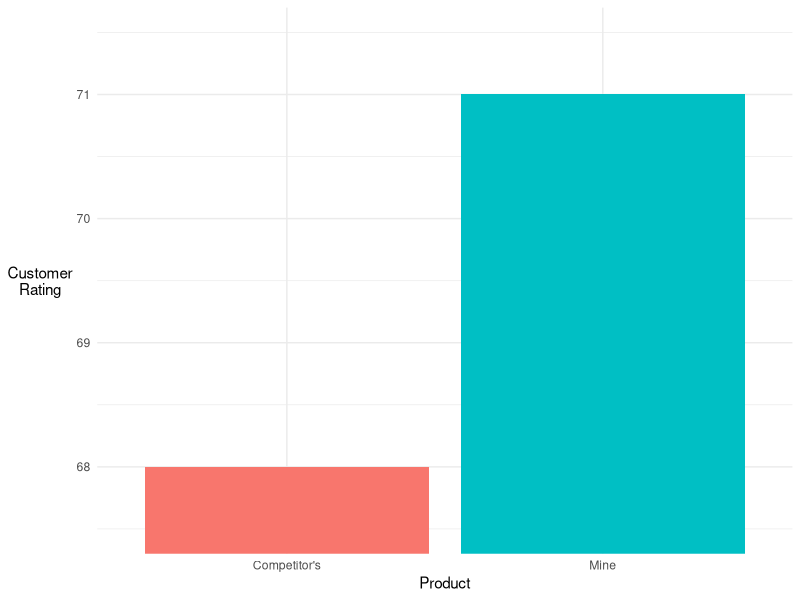
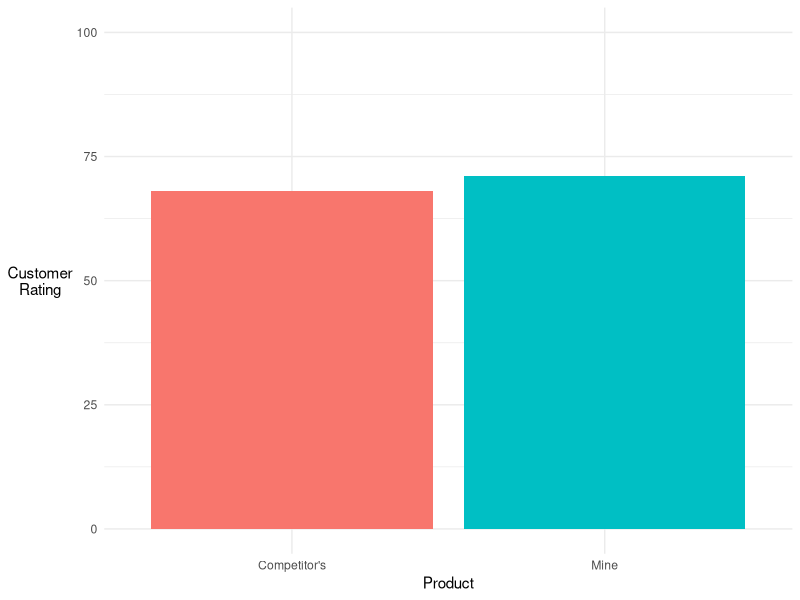
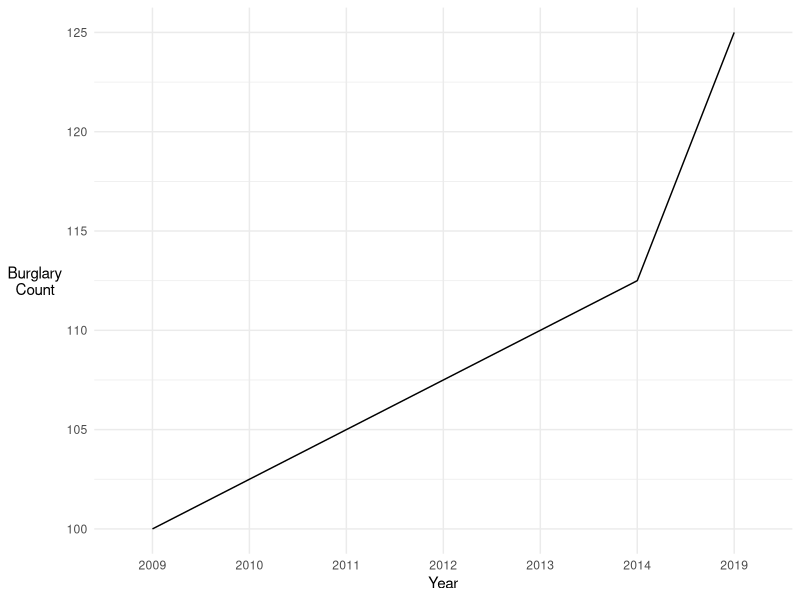
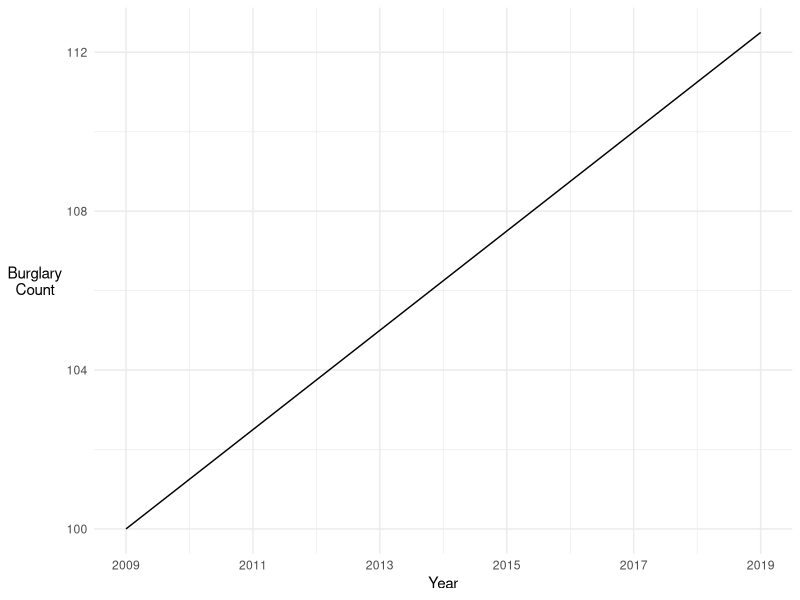
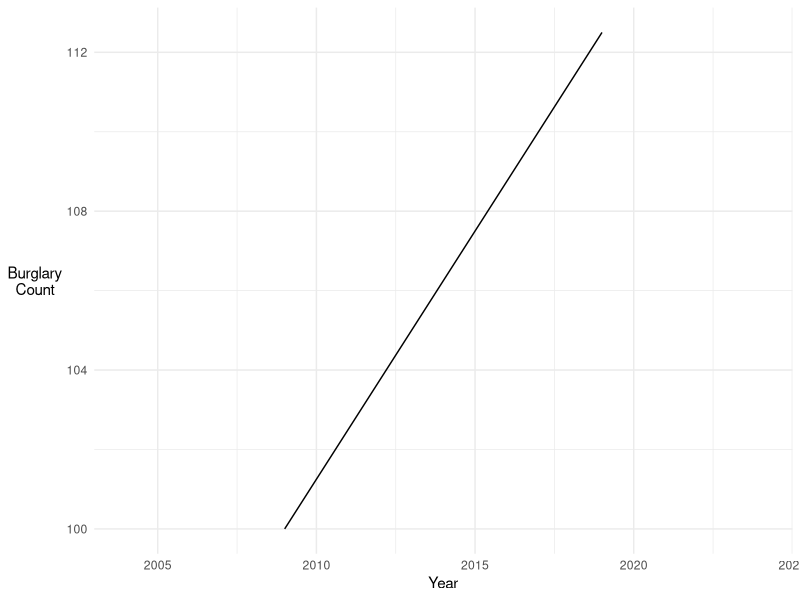
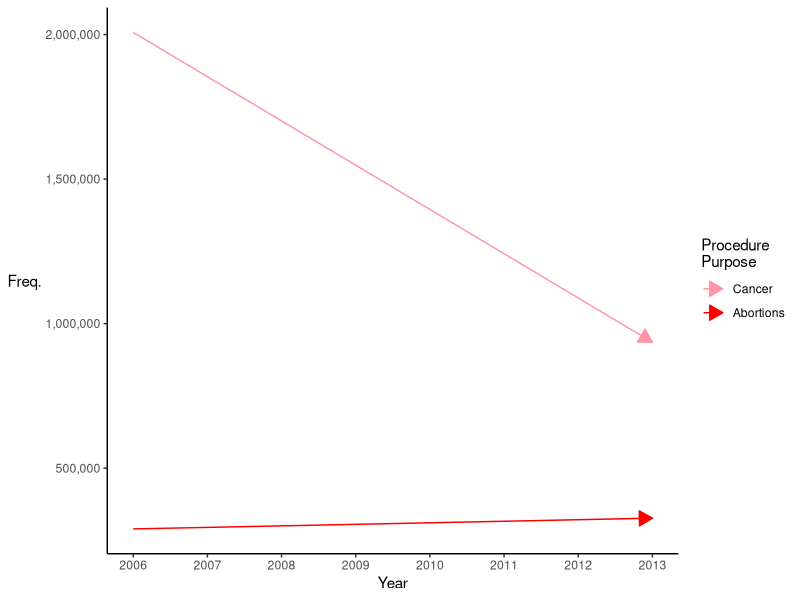

Recreate these plots in R, in order.
## ---- chunk 1
knitr::opts_chunk$set(echo = TRUE, fig.align = "center")

# Packages
library(tidyverse)
library(reshape2)

# Data
product_ratings <- tibble(Product = c("Mine", "Competitor's"),
                          mean_rating = c(71, 68))
## ---- chunk 2
# Too high to count that high
2^34
## ---- chunk 3
# Bar chart with truncated y-axis
ggplot(product_ratings, aes(x = Product, y = mean_rating, fill = Product)) +
  geom_col() +
  scale_fill_discrete(guide = "none") +
  scale_y_continuous("Customer\nRating") +
  coord_cartesian(ylim = c(67.5, 71.5)) +
  theme_minimal() +
  theme(axis.title.y = element_text(angle = 0, vjust = 0.5))
## ---- chunk 4
# Bar chart with truncated y-axis
ggplot(product_ratings, aes(x = Product, y = mean_rating, fill = Product)) +
  geom_col() +
  scale_fill_discrete(guide = "none") +
  scale_y_continuous("Customer\nRating", limits = c(0, 100)) +
  theme_minimal() +
  theme(axis.title.y = element_text(angle = 0, vjust = 0.5))
## ---- chunk 5
tibble(Year = c("2009", "2010", "2011", "2012", "2013", "2014", "2019"),
       burglary_count = c(100, 102.5, 105, 107.5, 110, 112.5, 125)) %>%
  ggplot(aes(x = Year, y = burglary_count)) +
  geom_line(group = 1) +
  scale_y_continuous("Burglary\nCount") +
  theme_minimal() +
  theme(axis.title.y = element_text(angle = 0, vjust = 0.5))
## ---- chunk 6
tibble(Year = c(2009:2019), burglary_count = c(seq(100, 112.5, 1.25))) %>%
  ggplot(aes(x = Year, y = burglary_count)) +
  geom_line(group = 1) +
  scale_y_continuous("Burglary\nCount") +
  scale_x_continuous(breaks = c(2009, 2011, 2013, 2015, 2017, 2019)) +
  theme_minimal() +
  theme(axis.title.y = element_text(angle = 0, vjust = 0.5))
## ---- chunk 7
tibble(Year = c(2009:2019), burglary_count = c(seq(100, 112.5, 1.25))) %>%
  ggplot(aes(x = Year, y = burglary_count)) +
  geom_line(group = 1) +
  scale_y_continuous("Burglary\nCount") +
  coord_cartesian(xlim = c(2004, 2024)) +
  theme_minimal() +
  theme(axis.title.y = element_text(angle = 0, vjust = 0.5))
## ---- chunk 8
tibble(Year = c(2006, 2013), 
       Cancer = c(2007371, 935573), 
       Abortions = c(289750, 327000)) %>%
  melt(id.vars = "Year") %>%
  ggplot(aes(x = Year, y = value, col = variable)) +
  geom_line(arrow = arrow(length = unit(0.15, "inches"), type = "closed")) +
  scale_y_continuous("Freq.", labels = scales::comma) +
  scale_x_continuous(breaks = c(2006:2013)) +
  scale_color_manual("Procedure\nPurpose",
                     values = c("Cancer" = "#FF96A7", "Abortions" = "red")) +
  theme_classic() +
  theme(axis.title.y = element_text(angle = 0, vjust = 0.5))
